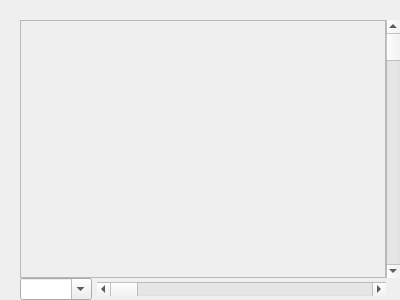
<?xml version="1.0" encoding="UTF-8"?>
<ui version="4.0">
 <class>PackageGraphicsWidget</class>
 <widget class="QWidget" name="PackageGraphicsWidget">
  <property name="geometry">
   <rect>
    <x>0</x>
    <y>0</y>
    <width>400</width>
    <height>300</height>
   </rect>
  </property>
  <property name="windowTitle">
   <string>Form</string>
  </property>
  <layout class="QGridLayout" name="gridLayout" rowstretch="0,1,0" columnstretch="0,1,0">
   <property name="margin">
    <number>0</number>
   </property>
   <property name="spacing">
    <number>0</number>
   </property>
   <item row="0" column="1">
    <widget class="RulerWidget" name="horizontalRuler" native="true">
     <property name="minimumSize">
      <size>
       <width>0</width>
       <height>20</height>
      </size>
     </property>
     <property name="maximumSize">
      <size>
       <width>16777215</width>
       <height>20</height>
      </size>
     </property>
     <property name="autoFillBackground">
      <bool>false</bool>
     </property>
     <property name="styleSheet">
      <string notr="true"/>
     </property>
    </widget>
   </item>
   <item row="1" column="0">
    <widget class="RulerWidget" name="verticalRuler" native="true">
     <property name="minimumSize">
      <size>
       <width>20</width>
       <height>0</height>
      </size>
     </property>
     <property name="maximumSize">
      <size>
       <width>20</width>
       <height>16777215</height>
      </size>
     </property>
    </widget>
   </item>
   <item row="1" column="1">
    <widget class="QFrame" name="frame">
     <property name="frameShape">
      <enum>QFrame::StyledPanel</enum>
     </property>
     <property name="frameShadow">
      <enum>QFrame::Raised</enum>
     </property>
     <layout class="QVBoxLayout" name="verticalLayout_2">
      <property name="spacing">
       <number>0</number>
      </property>
      <property name="margin">
       <number>0</number>
      </property>
      <item>
       <widget class="DavaGLWidget" name="davaGLWidget" native="true">
        <property name="focusPolicy">
         <enum>Qt::StrongFocus</enum>
        </property>
       </widget>
      </item>
     </layout>
    </widget>
   </item>
   <item row="1" column="2">
    <widget class="QScrollBar" name="verticalScrollBar">
     <property name="minimumSize">
      <size>
       <width>0</width>
       <height>0</height>
      </size>
     </property>
     <property name="orientation">
      <enum>Qt::Vertical</enum>
     </property>
    </widget>
   </item>
   <item row="2" column="1">
    <layout class="QHBoxLayout" name="horizontalLayout" stretch="0,0,1">
     <property name="spacing">
      <number>5</number>
     </property>
     <item>
      <widget class="QComboBox" name="scaleCombo">
       <property name="editable">
        <bool>true</bool>
       </property>
       <property name="maxVisibleItems">
        <number>12</number>
       </property>
       <property name="sizeAdjustPolicy">
        <enum>QComboBox::AdjustToContents</enum>
       </property>
      </widget>
     </item>
     <item>
      <spacer name="horizontalSpacer">
       <property name="orientation">
        <enum>Qt::Horizontal</enum>
       </property>
       <property name="sizeHint" stdset="0">
        <size>
         <width>0</width>
         <height>0</height>
        </size>
       </property>
      </spacer>
     </item>
     <item>
      <layout class="QVBoxLayout" name="verticalScrollLayout">
       <property name="spacing">
        <number>0</number>
       </property>
       <item>
        <widget class="QScrollBar" name="horizontalScrollBar">
         <property name="orientation">
          <enum>Qt::Horizontal</enum>
         </property>
        </widget>
       </item>
      </layout>
     </item>
    </layout>
   </item>
  </layout>
 </widget>
 <customwidgets>
  <customwidget>
   <class>DavaGLWidget</class>
   <extends>QWidget</extends>
   <header>davaglwidget.h</header>
   <container>1</container>
  </customwidget>
  <customwidget>
   <class>RulerWidget</class>
   <extends>QWidget</extends>
   <header>Classes/Ruler/RulerWidget.h</header>
   <container>1</container>
  </customwidget>
 </customwidgets>
 <resources/>
 <connections/>
</ui>
